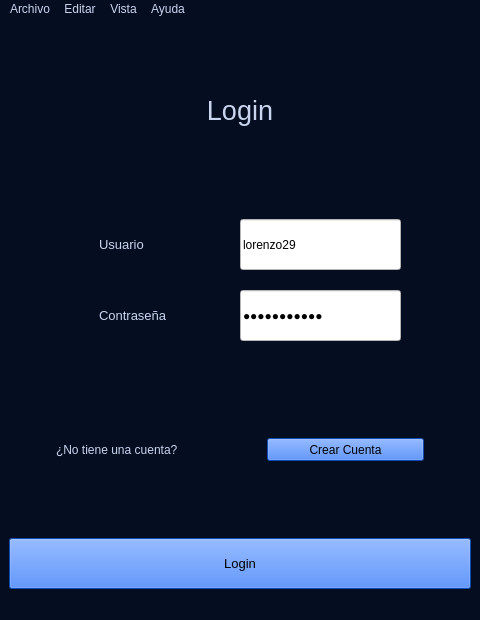
<?xml version="1.0" encoding="UTF-8"?>
<ui version="4.0">
 <class>Login_Equipo_1</class>
 <widget class="QMainWindow" name="Login_Equipo_1">
  <property name="geometry">
   <rect>
    <x>0</x>
    <y>0</y>
    <width>480</width>
    <height>620</height>
   </rect>
  </property>
  <property name="windowTitle">
   <string>Login_Equipo_1</string>
  </property>
  <property name="layoutDirection">
   <enum>Qt::LayoutDirection::LeftToRight</enum>
  </property>
  <property name="autoFillBackground">
   <bool>false</bool>
  </property>
  <property name="styleSheet">
   <string notr="true">background-color: rgb(5, 13, 33);
font: 10pt &quot;Arial&quot;;</string>
  </property>
  <property name="tabShape">
   <enum>QTabWidget::TabShape::Rounded</enum>
  </property>
  <widget class="QWidget" name="centralwidget">
   <layout class="QGridLayout" name="gridLayout">
    <item row="2" column="0">
     <layout class="QHBoxLayout" name="layout2" stretch="0,0">
      <property name="spacing">
       <number>6</number>
      </property>
      <property name="sizeConstraint">
       <enum>QLayout::SizeConstraint::SetDefaultConstraint</enum>
      </property>
      <item>
       <widget class="QLabel" name="info">
        <property name="minimumSize">
         <size>
          <width>158</width>
          <height>30</height>
         </size>
        </property>
        <property name="maximumSize">
         <size>
          <width>158</width>
          <height>30</height>
         </size>
        </property>
        <property name="styleSheet">
         <string notr="true">color: rgb(201, 213, 238);</string>
        </property>
        <property name="text">
         <string>¿No tiene una cuenta?</string>
        </property>
       </widget>
      </item>
      <item alignment="Qt::AlignmentFlag::Qt::AlignmentFlag::AlignVCenter">
       <widget class="QPushButton" name="button_login_1">
        <property name="minimumSize">
         <size>
          <width>157</width>
          <height>23</height>
         </size>
        </property>
        <property name="maximumSize">
         <size>
          <width>157</width>
          <height>23</height>
         </size>
        </property>
        <property name="styleSheet">
         <string notr="true">background-color: rgb(26, 103, 248);</string>
        </property>
        <property name="text">
         <string>Crear Cuenta</string>
        </property>
       </widget>
      </item>
     </layout>
    </item>
    <item row="3" column="0">
     <widget class="QPushButton" name="button_login_2">
      <property name="sizePolicy">
       <sizepolicy hsizetype="Expanding" vsizetype="Fixed">
        <horstretch>0</horstretch>
        <verstretch>0</verstretch>
       </sizepolicy>
      </property>
      <property name="minimumSize">
       <size>
        <width>460</width>
        <height>51</height>
       </size>
      </property>
      <property name="font">
       <font>
        <family>Arial</family>
        <pointsize>10</pointsize>
        <italic>false</italic>
        <bold>false</bold>
       </font>
      </property>
      <property name="styleSheet">
       <string notr="true">background-color: rgb(26, 103, 248);
</string>
      </property>
      <property name="text">
       <string>Login</string>
      </property>
      <property name="checkable">
       <bool>false</bool>
      </property>
      <property name="checked">
       <bool>false</bool>
      </property>
     </widget>
    </item>
    <item row="0" column="0">
     <widget class="QLabel" name="titulo_main">
      <property name="minimumSize">
       <size>
        <width>67</width>
        <height>160</height>
       </size>
      </property>
      <property name="layoutDirection">
       <enum>Qt::LayoutDirection::LeftToRight</enum>
      </property>
      <property name="styleSheet">
       <string notr="true">color: rgb(201, 213, 238);
 font-size:20pt;
</string>
      </property>
      <property name="text">
       <string>Login</string>
      </property>
      <property name="alignment">
       <set>Qt::AlignmentFlag::AlignCenter</set>
      </property>
     </widget>
    </item>
    <item row="1" column="0">
     <layout class="QFormLayout" name="layout1">
      <property name="sizeConstraint">
       <enum>QLayout::SizeConstraint::SetDefaultConstraint</enum>
      </property>
      <property name="formAlignment">
       <set>Qt::AlignmentFlag::AlignCenter</set>
      </property>
      <property name="horizontalSpacing">
       <number>20</number>
      </property>
      <property name="verticalSpacing">
       <number>20</number>
      </property>
      <item row="0" column="0">
       <widget class="QLabel" name="titulo_usuario">
        <property name="minimumSize">
         <size>
          <width>121</width>
          <height>51</height>
         </size>
        </property>
        <property name="maximumSize">
         <size>
          <width>121</width>
          <height>51</height>
         </size>
        </property>
        <property name="font">
         <font>
          <family>Arial</family>
          <pointsize>10</pointsize>
          <italic>false</italic>
          <bold>false</bold>
         </font>
        </property>
        <property name="autoFillBackground">
         <bool>false</bool>
        </property>
        <property name="styleSheet">
         <string notr="true">color: rgb(201, 213, 238);</string>
        </property>
        <property name="text">
         <string>Usuario</string>
        </property>
       </widget>
      </item>
      <item row="0" column="1">
       <widget class="QLineEdit" name="campo_usuario">
        <property name="minimumSize">
         <size>
          <width>161</width>
          <height>51</height>
         </size>
        </property>
        <property name="maximumSize">
         <size>
          <width>161</width>
          <height>51</height>
         </size>
        </property>
        <property name="layoutDirection">
         <enum>Qt::LayoutDirection::LeftToRight</enum>
        </property>
        <property name="styleSheet">
         <string notr="true">background-color: rgb(255, 255, 255);</string>
        </property>
        <property name="text">
         <string>lorenzo29</string>
        </property>
       </widget>
      </item>
      <item row="1" column="0">
       <widget class="QLabel" name="titulo_password">
        <property name="minimumSize">
         <size>
          <width>121</width>
          <height>51</height>
         </size>
        </property>
        <property name="maximumSize">
         <size>
          <width>121</width>
          <height>51</height>
         </size>
        </property>
        <property name="font">
         <font>
          <family>Arial</family>
          <pointsize>10</pointsize>
          <italic>false</italic>
          <bold>false</bold>
         </font>
        </property>
        <property name="autoFillBackground">
         <bool>false</bool>
        </property>
        <property name="styleSheet">
         <string notr="true">color: rgb(201, 213, 238);</string>
        </property>
        <property name="text">
         <string>Contraseña</string>
        </property>
       </widget>
      </item>
      <item row="1" column="1">
       <widget class="QLineEdit" name="campo_password">
        <property name="minimumSize">
         <size>
          <width>161</width>
          <height>51</height>
         </size>
        </property>
        <property name="maximumSize">
         <size>
          <width>161</width>
          <height>51</height>
         </size>
        </property>
        <property name="layoutDirection">
         <enum>Qt::LayoutDirection::LeftToRight</enum>
        </property>
        <property name="styleSheet">
         <string notr="true">background-color: rgb(255, 255, 255);
</string>
        </property>
        <property name="text">
         <string>duhfhuhdufh</string>
        </property>
        <property name="echoMode">
         <enum>QLineEdit::EchoMode::Password</enum>
        </property>
       </widget>
      </item>
     </layout>
    </item>
   </layout>
   <zorder>titulo_main</zorder>
   <zorder>button_login_2</zorder>
  </widget>
  <widget class="QMenuBar" name="menubar">
   <property name="geometry">
    <rect>
     <x>0</x>
     <y>0</y>
     <width>480</width>
     <height>33</height>
    </rect>
   </property>
   <property name="styleSheet">
    <string notr="true">color: rgb(201, 213, 238);</string>
   </property>
   <widget class="QMenu" name="menuEditar">
    <property name="styleSheet">
     <string notr="true">color: rgb(201, 213, 238);</string>
    </property>
    <property name="title">
     <string>Editar</string>
    </property>
    <addaction name="actionDeshacer"/>
    <addaction name="separator"/>
    <addaction name="actionReahacer"/>
    <addaction name="separator"/>
    <addaction name="actionCortar"/>
    <addaction name="separator"/>
    <addaction name="actionCopiar"/>
    <addaction name="separator"/>
    <addaction name="actionPegar"/>
   </widget>
   <widget class="QMenu" name="menuVista">
    <property name="styleSheet">
     <string notr="true">color: rgb(201, 213, 238);</string>
    </property>
    <property name="title">
     <string>Vista</string>
    </property>
    <addaction name="actionZoom_in"/>
    <addaction name="separator"/>
    <addaction name="actionZoom_out"/>
   </widget>
   <widget class="QMenu" name="menuArchivo">
    <property name="styleSheet">
     <string notr="true">color: rgb(201, 213, 238);</string>
    </property>
    <property name="title">
     <string>Archivo</string>
    </property>
    <addaction name="separator"/>
    <addaction name="actionSalir"/>
    <addaction name="separator"/>
    <addaction name="actionGuardar"/>
    <addaction name="separator"/>
    <addaction name="actionGuardar_Como"/>
    <addaction name="separator"/>
    <addaction name="actionEditar"/>
   </widget>
   <widget class="QMenu" name="menuAyuda">
    <property name="styleSheet">
     <string notr="true">color: rgb(201, 213, 238);</string>
    </property>
    <property name="title">
     <string>Ayuda</string>
    </property>
    <addaction name="actionDocumentacion_2"/>
    <addaction name="separator"/>
    <addaction name="actionAbout_2"/>
   </widget>
   <addaction name="menuArchivo"/>
   <addaction name="menuEditar"/>
   <addaction name="menuVista"/>
   <addaction name="menuAyuda"/>
  </widget>
  <widget class="QStatusBar" name="statusbar"/>
  <action name="actionpepe">
   <property name="text">
    <string>pepe</string>
   </property>
  </action>
  <action name="actionSalir">
   <property name="text">
    <string>Abrir</string>
   </property>
  </action>
  <action name="actionGuardar">
   <property name="text">
    <string>Guardar</string>
   </property>
  </action>
  <action name="actionGuardar_Como">
   <property name="text">
    <string>Guardar Como</string>
   </property>
  </action>
  <action name="actionEditar">
   <property name="text">
    <string>Salir</string>
   </property>
  </action>
  <action name="actionDeshacer">
   <property name="text">
    <string>Deshacer</string>
   </property>
  </action>
  <action name="actionReahacer">
   <property name="text">
    <string>Reahacer</string>
   </property>
  </action>
  <action name="actionCortar">
   <property name="text">
    <string>Cortar</string>
   </property>
  </action>
  <action name="actionCopiar">
   <property name="text">
    <string>Copiar</string>
   </property>
  </action>
  <action name="actionZoom_in">
   <property name="text">
    <string>Zoom in</string>
   </property>
  </action>
  <action name="actionZoom_out">
   <property name="text">
    <string>Zoom out</string>
   </property>
  </action>
  <action name="actionDocumentacion">
   <property name="text">
    <string>Documentacion</string>
   </property>
  </action>
  <action name="actionAbout">
   <property name="text">
    <string>About</string>
   </property>
  </action>
  <action name="actionDocumentacion_2">
   <property name="text">
    <string>Documentacion</string>
   </property>
  </action>
  <action name="actionAbout_2">
   <property name="text">
    <string>About</string>
   </property>
  </action>
  <action name="actionPegar">
   <property name="text">
    <string>Pegar</string>
   </property>
  </action>
 </widget>
 <resources/>
 <connections/>
</ui>
